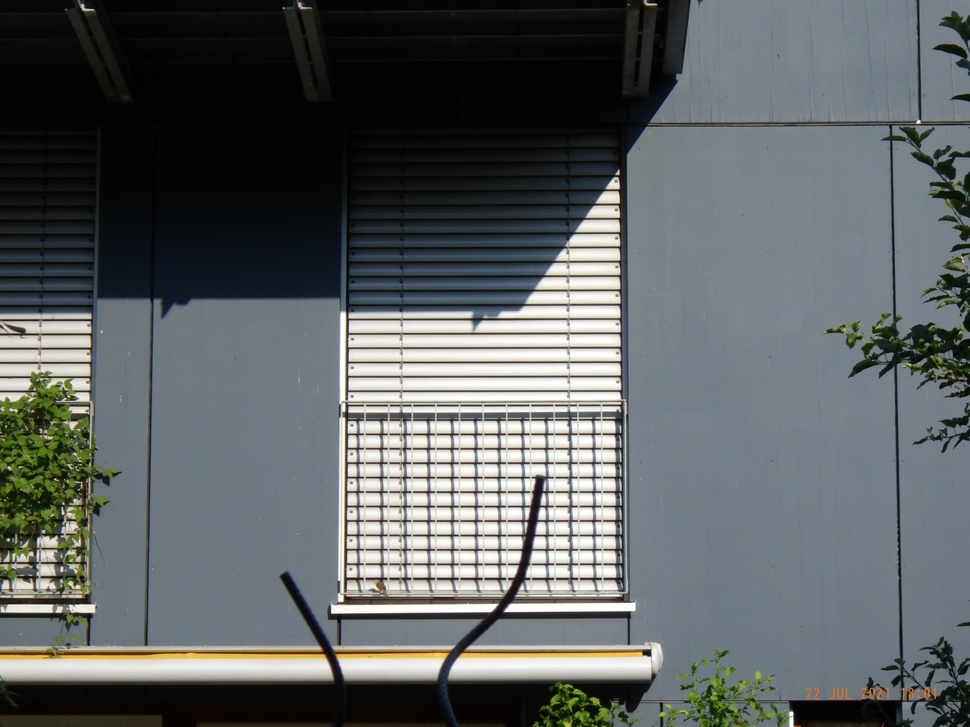
#> input picture images/window01.JPG, 970 x 727 px, shrunk from 5184 x 3888 before the run, given in place of the camera
$ python GDV_tutorial_06.py
#> lines starting #> are read from the running program, lines starting #| are printed output that depends on the picture; after the words box and inside, x2 and y2 are one past the last pixel; in counts of white or black regions, pixels touching at a corner belong together
import numpy as np
import cv2

# print keyboard usage
print('This is a HSV color detection demo. Use the keys to adjust the \
selection color in HSV space. Circle in bottom left.')
print('The masked image shows only the pixels with the given HSV color within \
a given range.')
print('Use h/H to de-/increase the hue.')
print('Use s/S to de-/increase the saturation.')
print('Use v/V to de-/increase the (brightness) value.\n')
print('Double-click an image pixel to select its color for masking.')

# capture webcam image
cap = cv2.VideoCapture(0)

# get camera image parameters from get()
width = int(cap.get(cv2.CAP_PROP_FRAME_WIDTH))
height = int(cap.get(cv2.CAP_PROP_FRAME_HEIGHT))
codec = int(cap.get(cv2.CAP_PROP_CODEC_PIXEL_FORMAT))
print('Video properties:')
print('  Width = ' + str(width))
print('  Height = ' + str(height))
print('  Codec = ' + str(codec))

# drawing helper variables
thick = 10
thin = 3
thinner = 2

blue = (255, 0, 0)
red = (0, 0, 255)
green = (20, 200, 20)
black = (0, 0, 0)

font_size_large = 3
font_size_small = 1
font_size_smaller = .6
font = cv2.FONT_HERSHEY_SIMPLEX

# exemplary color conversion (only for the class)
BGR_blue_img = np.zeros((1, 1, 3), np.uint8)
BGR_blue_img[0][0] = (255, 0, 0)
print('Blue in BGR and HSV:')
print(BGR_blue_img)
print(cv2.cvtColor(BGR_blue_img, cv2.COLOR_BGR2HSV))

BGR_red_img = np.zeros((1, 1, 3), np.uint8)
BGR_red_img[0][0] = (0, 0, 255)
print('Red in BGR and HSV:')
print(BGR_red_img)
print(cv2.cvtColor(BGR_red_img, cv2.COLOR_BGR2HSV))

BGR_green_img = np.zeros((1, 1, 3), np.uint8)
BGR_green_img[0][0] = (0, 255, 0)
print('Green in BGR and HSV:')
print(BGR_green_img)
print(cv2.cvtColor(BGR_green_img, cv2.COLOR_BGR2HSV))

# color ranges, default values
hue = 120
hue_range = 10
saturation = 200
saturation_range = 100
value = 200
value_range = 100


# implement the callback to pick the color on double click
def color_picker(event, x, y, flags, param):
    global hue, saturation, value
    if event == cv2.EVENT_LBUTTONDBLCLK:
        (h, s, v) = hsv[y, x]
        hue = int(h)
        saturation = int(s)
        value = int(v)
        print('New color selected:', (hue, saturation, value))


while True:
    # get video frame (always BGR format!)
    ret, frame = cap.read()
#> frame is the input picture: shape (727, 970, 3); mean B, G, R 99.4, 98.6, 94.1
    if (ret):
        # copy image to draw on
        img = frame.copy()

        # compute color ranges for display
        lower_blue = np.array([hue - hue_range,
                               saturation - saturation_range,
                               value - value_range])
        upper_blue = np.array([hue + hue_range,
                               saturation + saturation_range,
                               value + value_range])

        # compute selected color in HSV and BGR
        HSV_one_pixel_img = np.zeros((1, 1, 3), np.uint8)
        HSV_one_pixel_img[0, 0] = (hue, saturation, value)
        selection_bgr_array = cv2.cvtColor(HSV_one_pixel_img, cv2.COLOR_HSV2BGR)[0, 0]
        selection_BGR = (int(selection_bgr_array[0]), int(
            selection_bgr_array[1]), int(selection_bgr_array[2]))
        # draw selection color circle
        img = cv2.circle(img, (width - 50, height - 50), 30, selection_BGR, -1)
        img = cv2.putText(img, 'H = ' + str(hue),
                          (width - 200, height - 75),
                          font, font_size_smaller, blue, thinner)
        img = cv2.putText(img, 'S = ' + str(saturation),
                          (width - 200, height - 50),
                          font, font_size_smaller, blue, thinner)
        img = cv2.putText(img, 'V = ' + str(value), (width - 200,
                          height - 25), font, font_size_smaller, blue, thinner)
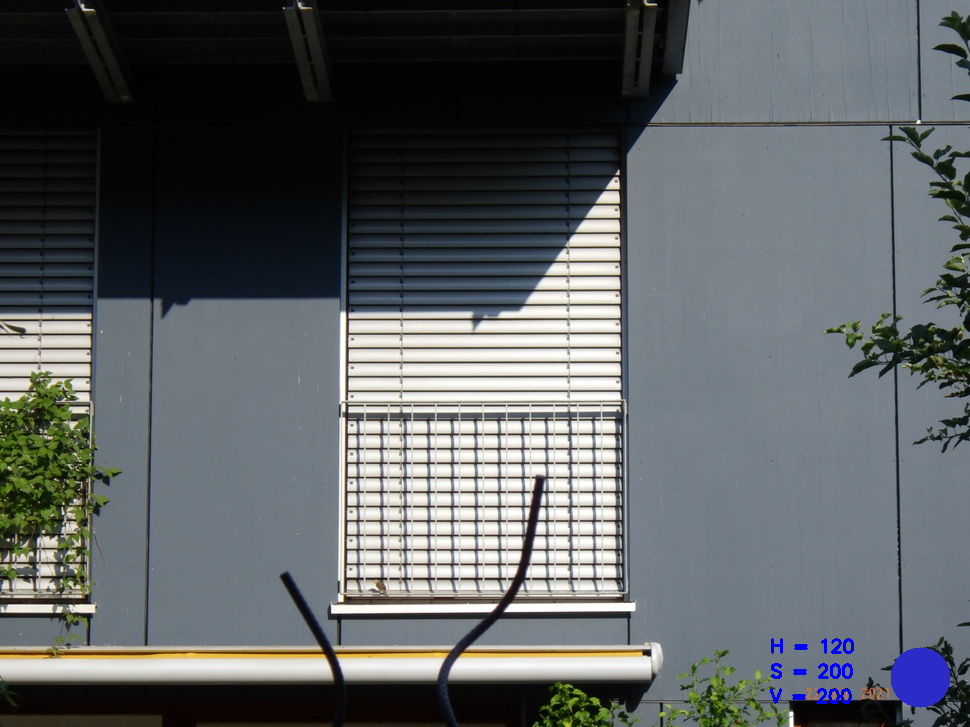
#> img: shape (727, 970, 3); mean B, G, R 100.1, 98.2, 93.7

        # convert to HSV
        hsv = cv2.cvtColor(frame, cv2.COLOR_BGR2HSV)
#> hsv: shape (727, 970, 3); mean H, S, V 69.9, 44.5, 104.3

        # create a mask
        mask = cv2.inRange(hsv, lower_blue, upper_blue)
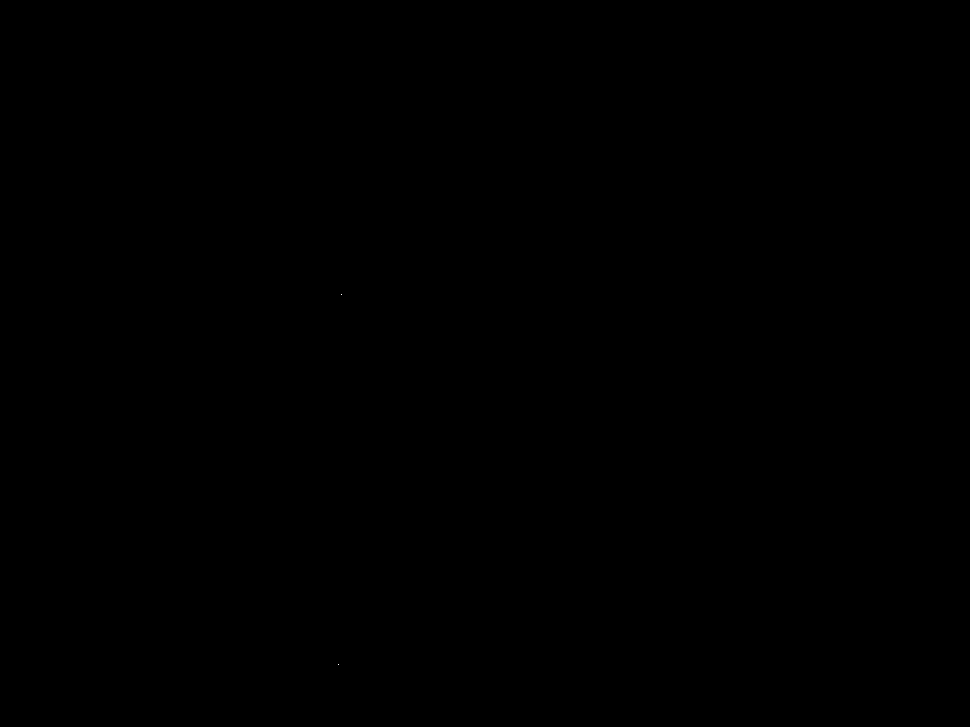
#> mask: shape (727, 970); 0% white in thin lines or dots, all inside (x1, y1, x2, y2) = (338, 294, 342, 665)

        # apply mask
        result = cv2.bitwise_and(img, img, mask=mask)

        # show the original image with drawings in one window
        title = 'Original image'
        cv2.namedWindow(title)
        cv2.setMouseCallback(title, color_picker)
        cv2.imshow(title, img)
        # show the masked image in another window
        cv2.imshow('Masked image', result)
        # show the mask image in another window
        cv2.imshow('Mask image', mask)

        # deal with keyboard input
        key = cv2.waitKey(10)
#> (key q is pressed here)
        if key == ord('q'):
            break
        if key == ord('h'):
            hue -= 1
        if key == ord('H'):
            hue += 1
        if key == ord('s'):
            saturation -= 1
        if key == ord('S'):
            saturation += 1
        if key == ord('v'):
            value -= 1
        if key == ord('V'):
            value += 1
    else:
        print('Could not start video camera')
        break

cap.release()
cv2.destroyAllWindows()
